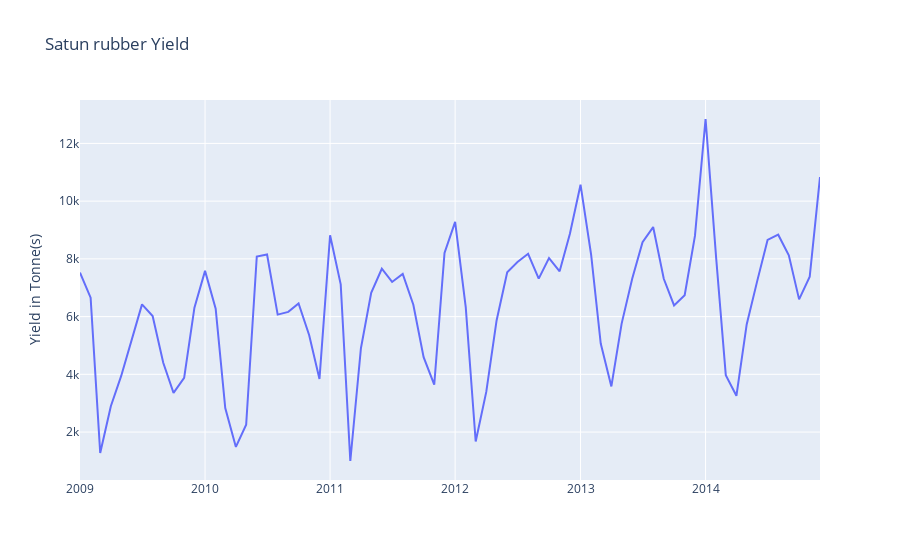

Write notebook code for a chart like this one.
### Code cell
# area = df_group.iloc[N-1].name
area = df_group.iloc[N].name
_, _, df_area = read_yield(yield_file, area, st=st_date, en=en_date)

py.iplot({'data':go.Scatter(x=df_area['ds'], y=df_area['y'], name='y'),
         'layout':dict(title = area + " " + ptype + ' Yield',
                       yaxis = dict(title = 'Yield in Tonne(s)'))
         })
